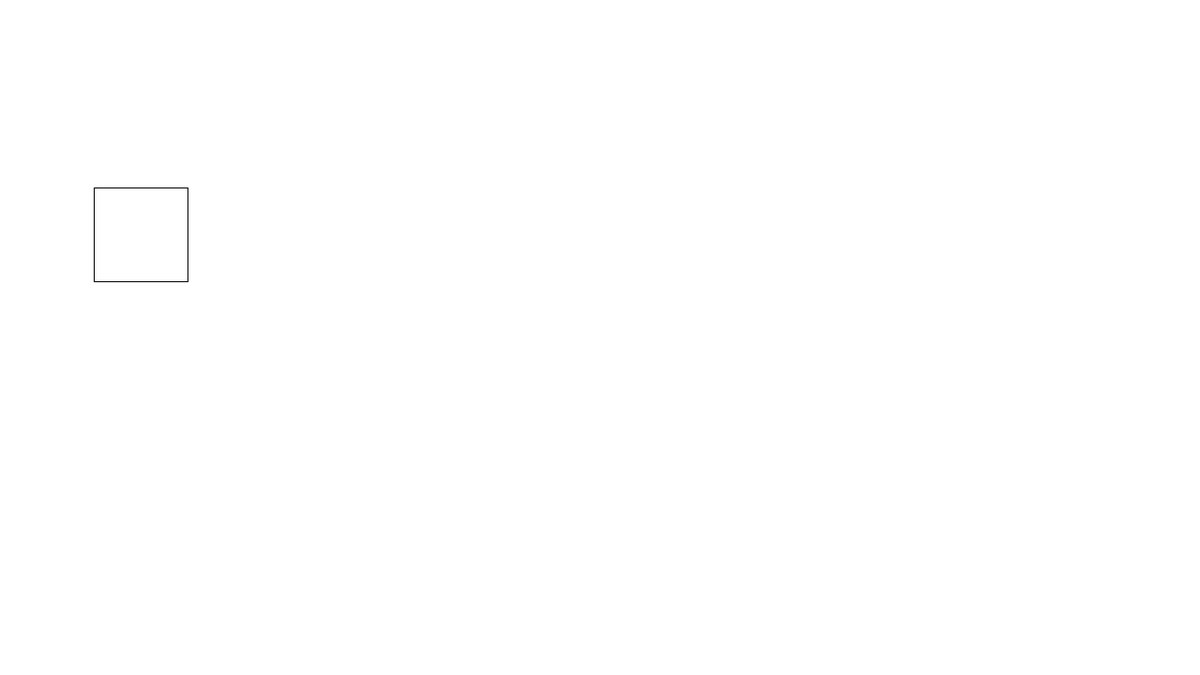
Frame 1 (no input)
Frame 60 (the mouse pressed at the canvas centre just before this capture): identical to frame 1, image omitted
Frame 120 (the mouse held since frame 60 and released just before this capture): identical to frame 1, image omitted

The Processing sketch that drew this single still picture (run headless with seeded random() and noise(); from frame 60 on, the mouse is pressed at the canvas centre):

// Processing sketch: functionArgs
// ── functionArgs.pde
void setup(){
  size(1280,720);
  background(255);
}


void draw(){
  drawRect(100, 200);
}


void drawRect(int x, int y){
 rect(x, y, 100,100);
}
